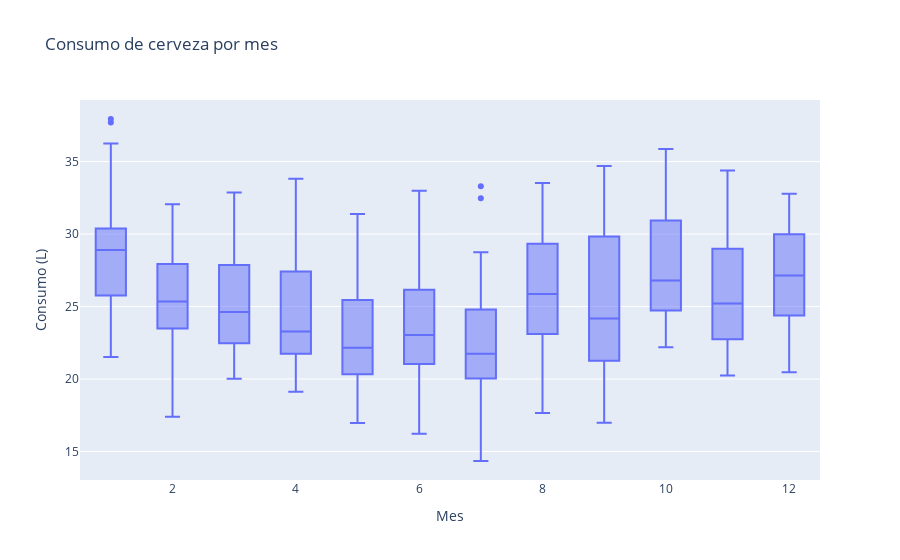

Notebook code cell kept with this figure:
### Markdown cell above
## Relacion entre el consumo y la temperatura

### Influencia de la temperatura. 
Nuestra intuicion nos señala que probablemente el consumo de cerveza aumente conforme aumente la temperatura. 
* ¿Cómo es cambia la temperatura en brasil segun las estaciones del año?

Datos climaticos de brasil sugieren que la misma sigue la siguiente tendencia.

<div>
<img src="https://images.climate-data.org/location/655/temperature-graph.png" width="600"/>
</div>

### Variación del consumo de cerveza por mes.

Representemos, usando boxplots para cada mes, el consumo de cerveza en litros.

### Code cell
data['month'] = pd.to_datetime(data['Fecha']).dt.month
fig = go.Figure(data=go.Box(x=data.month,y=data.Consumo_de_cerveza.values))
fig.update_layout(title='Consumo de cerveza por mes',
                   xaxis_title='Mes',
                   yaxis_title='Consumo (L)')

fig.show()

### Figure 1 — Plotly figure (JSON) as saved in the notebook; plotly's stock layout.template omitted (floating-point values rounded to 4 significant figures; data arrays with more than 128 entries replaced by an {"elided": "..."} marker saying what was removed)
{"data": [{"type": "box", "x": {"elided": "365 int values"}, "y": {"elided": "365 float values"}}], "layout": {"autosize": true, "title": {"text": "Consumo de cerveza por mes"}, "xaxis": {"autorange": true, "range": [0.5, 12.5], "title": {"text": "Mes"}, "type": "linear"}, "yaxis": {"autorange": true, "range": [13.03, 39.25], "title": {"text": "Consumo (L)"}, "type": "linear"}}}
